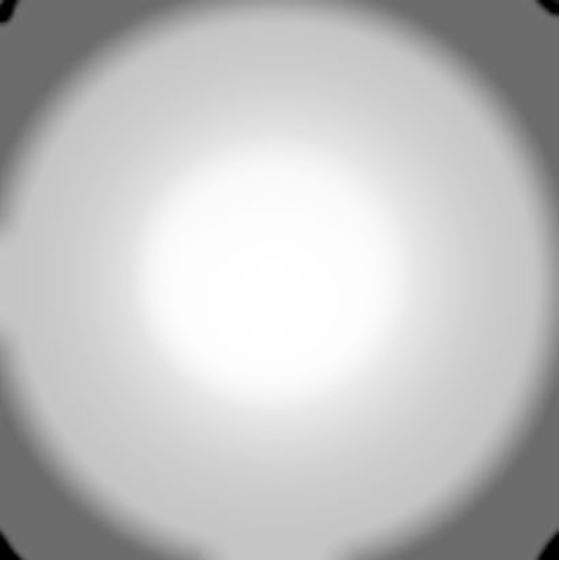
#> input picture assets/mask.jpg, 561 x 561 px, given in place of aspens_in_fall.jpg, which was not available
$ python main.py
#> lines starting #> are read from the running program, lines starting #| are printed output that depends on the picture; pictures that were not available may be replaced by others from this repository, and a replacement may not be noted
#> in main, image_src is the input picture: shape (561, 561, 3); min 0, max 255, mean 193.5
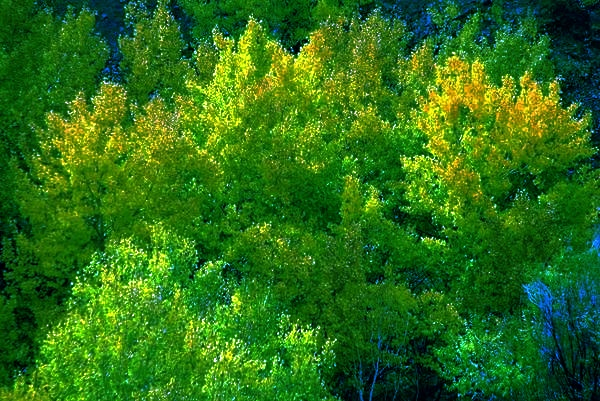
#> input picture assets/aspens_in_fall_forest_output.jpg, 600 x 401 px, given in place of forest-resized.jpg, which was not available
#> in main, image_ref is the input picture: shape (401, 600, 3); mean B, G, R 23.6, 111, 44.9
from __future__ import print_function
import cv2 as cv  # Import the OpenCV library
import numpy as np  # Import Numpy library
import matplotlib.pyplot as plt  # Import matplotlib functionality
import sys  # Enables the passing of arguments

# Define the file name of the images
SOURCE_IMAGE = "../assets/aspens_in_fall.jpg"
REFERENCE_IMAGE = "../assets/forest-resized.jpg"
MASK_IMAGE = "../assets/mask.jpg"
OUTPUT_IMAGE = "../assets/aspens_in_fall_forest_output.jpg"
OUTPUT_MASKED_IMAGE = "../assets/aspens_in_fall_forest_output_masked.jpg"


def calculate_cdf(histogram):
    """
    This method calculates the cumulative distribution function
    :param array histogram: The values of the histogram
    :return: normalized_cdf: The normalized cumulative distribution function
    :rtype: array
    """

    # Get the cumulative sum of the elements
    cdf = histogram.cumsum()

    # Normalize the cdf
    normalized_cdf = cdf / float(cdf.max())

    return normalized_cdf


def calculate_lookup(src_cdf, ref_cdf):
    """
    This method creates the lookup table
    :param array src_cdf: The cdf for the source image
    :param array ref_cdf: The cdf for the reference image
    :return: lookup_table: The lookup table
    :rtype: array
    """
    lookup_table = np.zeros(256)
    lookup_val = 0
    for src_pixel_val in range(len(src_cdf)):
        lookup_val
        for ref_pixel_val in range(len(ref_cdf)):
            if ref_cdf[ref_pixel_val] >= src_cdf[src_pixel_val]:
                lookup_val = ref_pixel_val
                break
        lookup_table[src_pixel_val] = lookup_val
    return lookup_table


def match_histograms(src_image, ref_image):
    """
    This method matches the source image histogram to the
    reference signal
    :param image src_image: The original source image
    :param image  ref_image: The reference image
    :return: image_after_matching
    :rtype: image (array)
    """
    # Split the images into the different color channels
    # b means blue, g means green and r means red
    src_b, src_g, src_r = cv.split(src_image)
    ref_b, ref_g, ref_r = cv.split(ref_image)
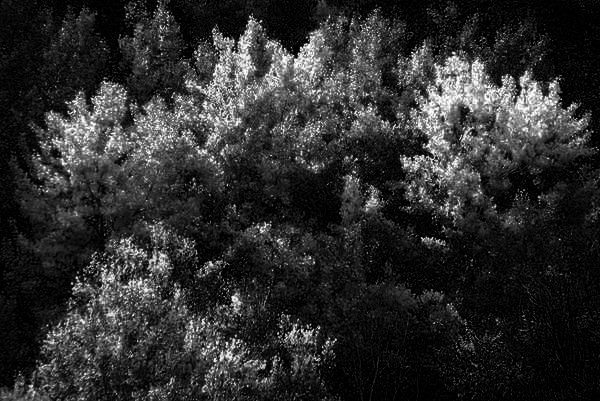
#> ref_r: shape (401, 600); min 0, max 255, mean 44.9

    # Compute the b, g, and r histograms separately
    # The flatten() Numpy method returns a copy of the array c
    # collapsed into one dimension.
    src_hist_blue, bin_0 = np.histogram(src_b.flatten(), 256, [0, 256])
#> src_hist_blue = 256 values, max 33472 at index 108, min 3 at index 54, mean 1229.4; bin_0 = 257 values from 0 to 256
    src_hist_green, bin_1 = np.histogram(src_g.flatten(), 256, [0, 256])
#> src_hist_green has the same summary as src_hist_blue; bin_1 = 257 values from 0 to 256
    src_hist_red, bin_2 = np.histogram(src_r.flatten(), 256, [0, 256])
#> src_hist_red has the same summary as src_hist_blue; bin_2 = 257 values from 0 to 256
    ref_hist_blue, bin_3 = np.histogram(ref_b.flatten(), 256, [0, 256])
#> ref_hist_blue = 256 values, max 53844 at index 0, min 1 at index 243, mean 939.8; bin_3 = 257 values from 0 to 256
    ref_hist_green, bin_4 = np.histogram(ref_g.flatten(), 256, [0, 256])
#> ref_hist_green = 256 values, max 3039 at index 255, min 39 at index 0, mean 939.8; bin_4 = 257 values from 0 to 256
    ref_hist_red, bin_5 = np.histogram(ref_r.flatten(), 256, [0, 256])
#> ref_hist_red = 256 values, max 32887 at index 0, min 27 at index 253, mean 939.8; bin_5 = 257 values from 0 to 256

    # Compute the normalized cdf for the source and reference image
    src_cdf_blue = calculate_cdf(src_hist_blue)
#> in calculate_cdf, `cdf = histogram.cumsum()`: cdf = 256 values from 353 to 314721
#> in calculate_cdf, `normalized_cdf = cdf / float(cdf.max())`: normalized_cdf = 256 values from 0.00112 to 1
#> src_cdf_blue = 256 values from 0.00112 to 1
    src_cdf_green = calculate_cdf(src_hist_green)
#> src_cdf_green = 256 values from 0.00112 to 1
    src_cdf_red = calculate_cdf(src_hist_red)
#> src_cdf_red = 256 values from 0.00112 to 1
    ref_cdf_blue = calculate_cdf(ref_hist_blue)
#> ref_cdf_blue = 256 values from 0.224 to 1
    ref_cdf_green = calculate_cdf(ref_hist_green)
#> ref_cdf_green = 256 values from 0.000162 to 1
    ref_cdf_red = calculate_cdf(ref_hist_red)
#> ref_cdf_red = 256 values from 0.137 to 1

    # Make a separate lookup table for each color
    blue_lookup_table = calculate_lookup(src_cdf_blue, ref_cdf_blue)
#> after the loop in calculate_lookup, `for src_pixel_val in range(len(src_cdf)):`: lookup_table = 256 values from 0 to 255
#> blue_lookup_table = 256 values from 0 to 255
    green_lookup_table = calculate_lookup(src_cdf_green, ref_cdf_green)
#> green_lookup_table = 256 values from 3 to 255
    red_lookup_table = calculate_lookup(src_cdf_red, ref_cdf_red)
#> red_lookup_table = 256 values from 0 to 255

    # Use the lookup function to transform the colors of the original
    # source image
    blue_after_transform = cv.LUT(src_b, blue_lookup_table)
    green_after_transform = cv.LUT(src_g, green_lookup_table)
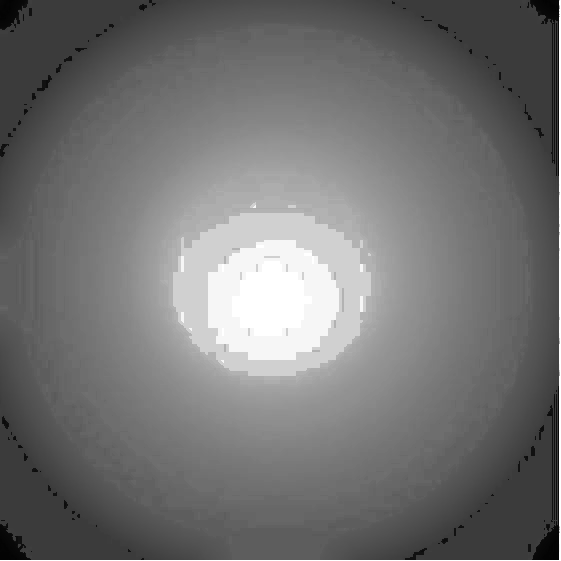
#> green_after_transform: shape (561, 561) float64; min 3, max 255, mean 114.6
    red_after_transform = cv.LUT(src_r, red_lookup_table)

    # Put the image back together
    image_after_matching = cv.merge([
        blue_after_transform, green_after_transform, red_after_transform])
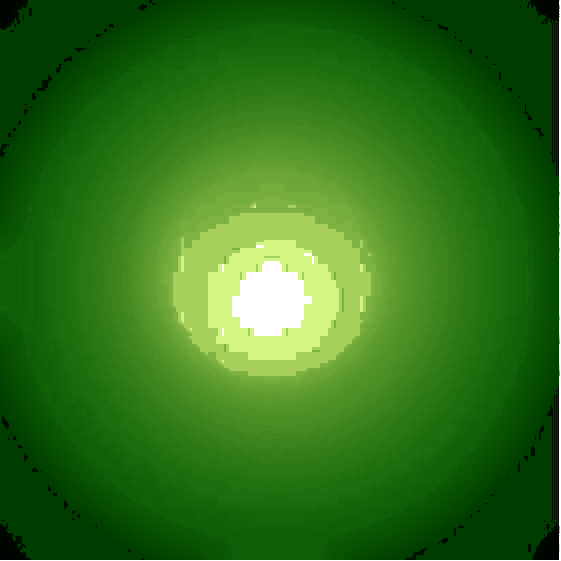
#> image_after_matching: shape (561, 561, 3) float64; mean B, G, R 26.9, 114.6, 47.6
    image_after_matching = cv.convertScaleAbs(image_after_matching)

    return image_after_matching


def mask_image(image, mask):
    """
    This method overlays a mask on top of an image
    :param image image: The color image that you want to mask
    :param image mask: The mask
    :return: masked_image
    :rtype: image (array)
    """

    # Split the colors into the different color channels
    blue_color, green_color, red_color = cv.split(image)

    # Resize the mask to be the same size as the source image
    resized_mask = cv.resize(
        mask, (image.shape[1], image.shape[0]), cv.INTER_NEAREST)
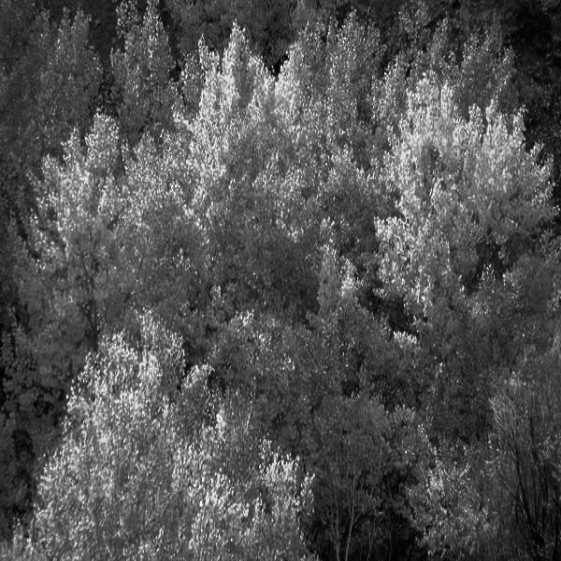
#> resized_mask: shape (561, 561); min 0, max 243, mean 81.1

    # Normalize the mask
    normalized_resized_mask = resized_mask / float(255)

    # Scale the color values
    blue_color = blue_color * normalized_resized_mask
    blue_color = blue_color.astype(int)
    green_color = green_color * normalized_resized_mask
    green_color = green_color.astype(int)
    red_color = red_color * normalized_resized_mask
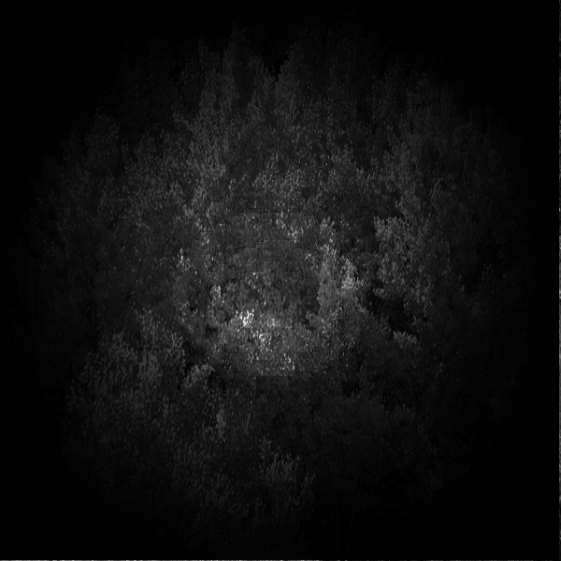
#> red_color: shape (561, 561) float64; min 0, max 229, mean 15.9
    red_color = red_color.astype(int)

    # Put the image back together again
    merged_image = cv.merge([blue_color, green_color, red_color])
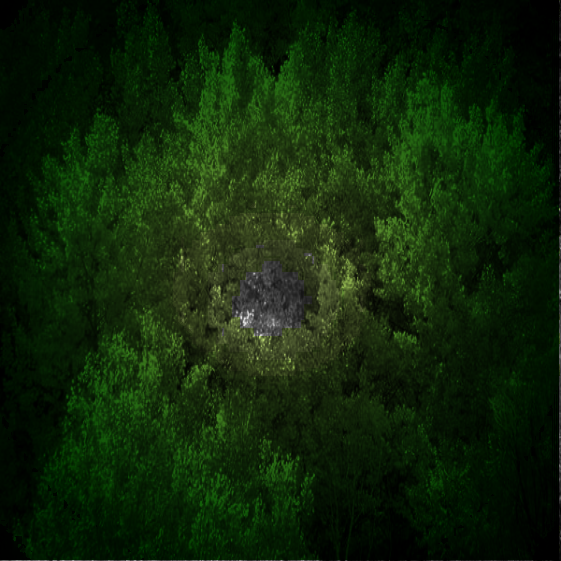
#> merged_image: shape (561, 561, 3) int32; mean B, G, R 8.4, 37.2, 15.5
    masked_image = cv.convertScaleAbs(merged_image)
    return masked_image


def main():
    """
    Main method of the program.
    """
    start_the_program = input("Press ENTER to perform histogram matching...")

    # Load the images and store them into a variable
    image_src = cv.imread(SOURCE_IMAGE)
    image_ref = cv.imread(REFERENCE_IMAGE)
    image_mask = cv.imread(REFERENCE_IMAGE)

    # Check if the images loaded properly
    if image_src is None:
        print('Failed to load source image file:', SOURCE_IMAGE)
        sys.exit(1)
    elif image_ref is None:
        print('Failed to load reference image file:', REFERENCE_IMAGE)
        sys.exit(1)
    else:
        # Do nothing
        pass

    # Convert the image mask to grayscale
    image_mask = cv.cvtColor(image_mask, cv.COLOR_BGR2GRAY)

    # Calculate the matched image
    output_image = match_histograms(image_src, image_ref)

    # Mask the matched image
    output_masked = mask_image(output_image, image_mask)

    # Save the output images
    cv.imwrite(OUTPUT_IMAGE, output_image)
    cv.imwrite(OUTPUT_MASKED_IMAGE, output_masked)

    # Display images, used for debugging
    cv.imshow('Source Image', image_src)
    cv.imshow('Reference Image', image_ref)
    cv.imshow('Output Image', output_image)
    cv.imshow('Mask', image_mask)
    cv.imshow('Output Image (Masked)', output_masked)

    cv.waitKey(0)  # Wait for a keyboard event


if __name__ == '__main__':
    print(__doc__)
    main()
    cv.destroyAllWindows()
